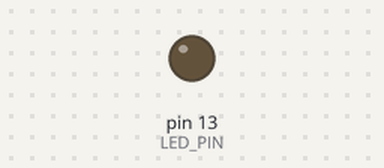
A sketch run on a simulated Arduino Uno, built with avr-gcc and run on an emulated ATmega328P. On the bench: output pins drawn as LEDs (lit = HIGH).

Above: at 0.78 s.
At 6.06 s:
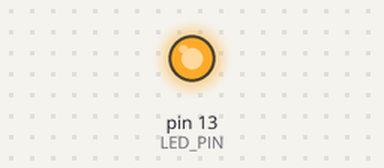
Timing chart, 0 to 6.4 s (numbered marks = the images above):
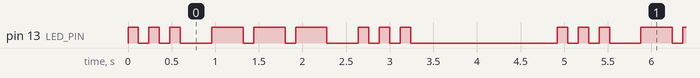

Measured:
- by itself, pin 13 (LED_PIN): repeats every 4.9 s: 2 × (LOW 0.12 s, HIGH 0.12 s), LOW 0.36 s, 2 × (HIGH 0.36 s, LOW 0.12 s), HIGH 0.36 s, LOW 0.36 s, 2 × (HIGH 0.12 s, LOW 0.12 s), HIGH 0.12 s, LOW 1.7 s, HIGH 0.12 s
- by itself, everything shown: repeats every 4.9 s, in 18 steps

The sketch:

morse_led.ino
```cpp
// Arduino/Tinkercad: send words in Morse code on LED at pin 13.
// Demonstration sends "SOS" using sendWord("SOS").
//
// Morse timing (ITU):
// dot = 1 unit ON
// dash = 3 units ON
// gap between symbols (inside a letter) = 1 unit OFF
// gap between letters = 3 units OFF
// gap between words   = 7 units OFF
//
// How it’s structured:
// - dot()/dash()  → emit a symbol with correct intra-letter gap
// - codeFor(ch)   → returns Morse string for 'A'..'Z' and '0'..'9' ("" if unsupported)
// - sendLetter(ch, lastInWord) → emits one letter and then 3u gap (or 7u if it's the last in word)
// - sendWord("TEXT") → walks through characters, skips spaces, handles last-letter-in-word logic

const int LED_PIN = 13;
const int UNIT_MS = 120;  // tweak speed

// Morse tables: A..Z (index = letter - 'A'), 0..9 (index = digit - '0')
const char* MORSE_AZ[26] = {
  ".-",   "-...", "-.-.", "-..",  ".",    "..-.", "--.",  "....", "..",    // A-I
  ".---", "-.-",  ".-..", "--",   "-.",   "---",  ".--.", "--.-", ".-.",   // J-R
  "...",  "-",    "..-",  "...-", ".--",  "-..-", "-.--", "--.."           // S-Z
};
const char* MORSE_09[10] = {
  "-----", ".----", "..---", "...--", "....-",  // 0-4
  ".....", "-....", "--...", "---..", "----."   // 5-9
};

void ledOn(int ms) {
  digitalWrite(LED_PIN, HIGH);
  delay(ms);
  digitalWrite(LED_PIN, LOW);
}

// Emit a dot; add intra-letter 1u gap unless it's the last symbol of the letter
void dot(bool lastInLetter) {
  ledOn(UNIT_MS);
  if (!lastInLetter) delay(UNIT_MS);
}

// Emit a dash; add intra-letter 1u gap unless it's the last symbol of the letter
void dash(bool lastInLetter) {
  ledOn(3 * UNIT_MS);
  if (!lastInLetter) delay(UNIT_MS);
}

// Uppercase conversion without <ctype.h>
char toUpperFast(char c) {
  if (c >= 'a' && c <= 'z') return c - ('a' - 'A');
  return c;
}

// Return Morse code string for supported characters, or "" if unsupported.
const char* codeFor(char c) {
  c = toUpperFast(c);
  if (c >= 'A' && c <= 'Z') return MORSE_AZ[c - 'A'];
  if (c >= '0' && c <= '9') return MORSE_09[c - '0'];
  return ""; // unsupported (punctuation etc.)
}

// Emit a single letter in Morse (handles symbol gaps internally).
// After the letter, wait 3u (letter gap) or 7u (word gap if lastInWord = true).
void sendLetter(char letter, bool lastInWord) {
  const char* code = codeFor(letter);
  if (*code == '\0') {
    // unsupported char just skip with a letter gap to keep rhythm
    delay(3 * UNIT_MS);
    return;
  }

  // Walk over symbols in the code
  int len = 0;
  while (code[len] != '\0') len++;

  for (int i = 0; i < len; ++i) {
    bool lastSymbol = (i == len - 1);
    char s = code[i];
    if (s == '.')      dot(lastSymbol);
    else /* s == '-' */ dash(lastSymbol);
  }

  // Inter-letter / word gap
  if (lastInWord) delay(7 * UNIT_MS);
  else            delay(3 * UNIT_MS);
}

// Emit a whole word (letters separated by 3u, words by 7u).
// Spaces in the input add a word gap and do not emit a letter.
void sendWord(const char* word) {
  // Compute the count of letters that will actually be emitted (non-spaces)
  int totalLetters = 0;
  for (int i = 0; word[i] != '\0'; ++i) {
    if (word[i] != ' ') totalLetters++;
  }
  if (totalLetters == 0) {
    delay(7 * UNIT_MS);
    return;
  }

  int emitted = 0;
  for (int i = 0; word[i] != '\0'; ++i) {
    char c = word[i];
    if (c == ' ') {
      // explicit space: ensure a full word gap (7u)
      delay(7 * UNIT_MS);
      continue;
    }
    emitted++;
    bool lastInWord = (emitted == totalLetters);
    sendLetter(c, lastInWord);
  }
}

void setup() {
  pinMode(LED_PIN, OUTPUT);
  digitalWrite(LED_PIN, LOW);
}

void loop() {
  // Demo: send "SOS", then pause a bit and repeat
  sendWord("SOS");
  delay(7 * UNIT_MS); // extra pause between repetitions (word gap)
}
```
